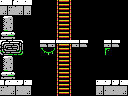

This game map was drawn from its Tiled (.tmx) file and the tilesets committed beside it. A one-line description and the full map source follow:
An orthogonal 16x12 tile map with 8x8 px tiles, 1 tile layer (Tile Layer 1) and 7 objects (2x breakable-left, 2x door-left, item, big-item, 4x4-item).

<map version="1.0" orientation="orthogonal" renderorder="right-down" width="16" height="12" tilewidth="8" tileheight="8" nextobjectid="8">
 <properties>
  <property name="down" value="stairs" />
  <property name="right" value="hole" />
  <property name="up" value="stairs" />
 </properties>
 <tileset firstgid="1" name="tiles" tilewidth="8" tileheight="8" tilecount="256" columns="16">
  <image source="tiles.png" width="128" height="128" />
 </tileset>
 <layer name="Tile Layer 1" width="16" height="12">
  <data encoding="csv">
156,151,156,156,1,1,1,249,168,1,1,1,1,1,1,1,
152,153,152,152,1,1,1,249,168,1,1,1,1,1,1,1,
196,197,1,1,1,1,1,249,168,1,1,1,1,1,1,1,
228,229,1,1,1,1,1,249,168,1,1,1,1,1,1,1,
244,245,1,1,1,1,1,249,168,1,1,1,1,1,1,1,
186,187,188,1,1,144,254,105,106,254,144,1,1,254,144,1,
183,184,185,1,1,97,98,249,168,1,1,1,1,103,1,1,
196,197,1,1,1,1,1,249,168,1,1,1,1,1,1,1,
228,229,1,1,1,1,1,249,168,1,1,1,1,1,1,1,
244,245,1,1,1,1,1,249,168,1,1,1,1,1,1,1,
151,156,247,156,1,1,1,249,168,1,1,1,156,247,247,156,
153,152,153,152,1,1,1,249,168,1,1,1,152,153,153,152
</data>
 </layer>
 <objectgroup name="objects">
  <object id="1" type="item" x="72" y="24" width="16" height="16" />
  <object id="2" type="big-item" x="96" y="56" width="32" height="24" />
  <object id="3" type="breakable-left" x="0" y="16" width="16" height="24" />
  <object id="4" type="breakable-left" x="0" y="56" width="16" height="24" />
  <object id="5" type="door-left" x="0" y="16" width="16" height="24" />
  <object id="6" type="door-left" x="0" y="56" width="16" height="24" />
  <object id="7" type="4x4-item" x="96" y="48" width="32" height="32" />
 </objectgroup>
</map>
